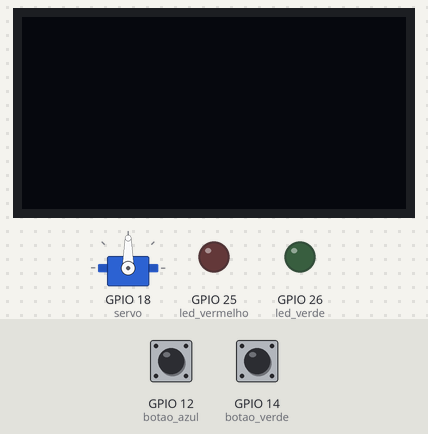
Bench run of a program on a simulated ESP32 board running MicroPython. On the bench: 128×64 one-colour display, servo, output pins drawn as LEDs (lit = HIGH). Wiring (from the project's diagram.json): blue button on GPIO 12, green button on GPIO 14, servo on GPIO 18, red LED on GPIO 25, green LED on GPIO 26. Dashed ring = blinking. The test bench sets the inputs (shaded band); at power-on: GPIO 12 (botao_azul) HIGH, GPIO 14 (botao_verde) HIGH. Servo angles are drawn from the pulse width (0.5 ms = 0°, 2.5 ms = 180°); library files of the repository ran but are not shown: ssd1306.py.

Above: at 1.2 s.
1.3 s: GPIO 12 (botao_azul) pulled LOW for 1 s
At 2.7 s:
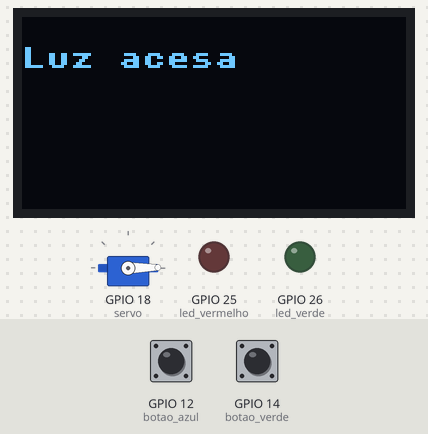
3.8 s: GPIO 14 (botao_verde) pulled LOW for 3.2 s
At 8.2 s:
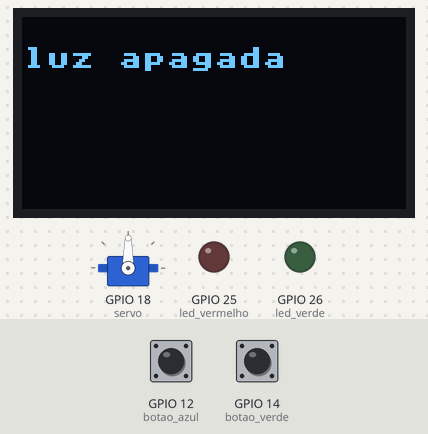
8.5 s: GPIO 12 (botao_azul) pulled LOW for 0.15 s
At 8.62 s:
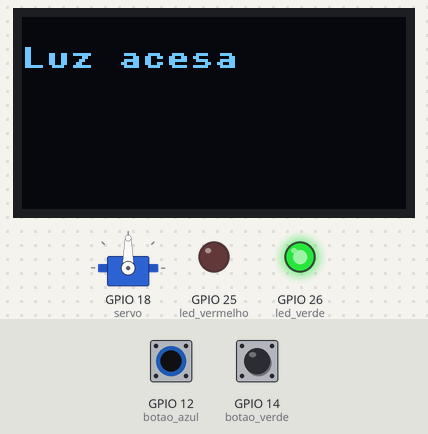
10.1 s: GPIO 12 (botao_azul) pulled LOW for 3.2 s
At 10.29 s:
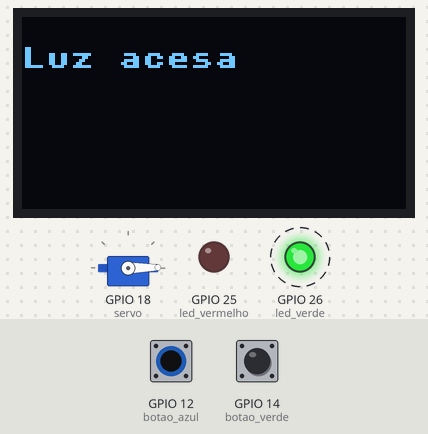
Timing chart, 0 to 14.9 s (numbered marks = the images above; inputs shaded):
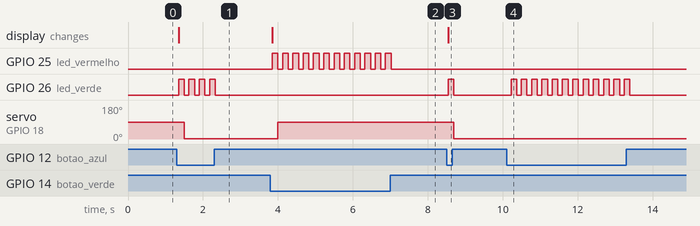

Measured:
- after the input at 1.3 s, GPIO 26 (led_verde): alternates HIGH for 0.15 s and LOW for 0.12 s, 8 changes in all, then stays LOW, starting after 0.05 s; servo on GPIO 18 (servo): 90° → 1° after 0.20 s; the display: changes after 0.05 s (image 1)
- after the input at 3.8 s, GPIO 25 (led_vermelho): alternates HIGH for 0.15 s and LOW for 0.12 s, 24 changes in all, then stays LOW, starting after 0.05 s; servo on GPIO 18 (servo): 1° → 90° after 0.20 s; the display: changes after 0.05 s (image 2)
- after the input at 8.5 s, GPIO 26 (led_verde): LOW → HIGH after 0.05 s, → LOW 0.15 s later; servo on GPIO 18 (servo): 90° → 1° after 0.20 s; the display: changes after 0.05 s (image 3)
- after the input at 10.1 s, GPIO 26 (led_verde): alternates HIGH for 0.15 s and LOW for 0.12 s, 24 changes in all, then stays LOW, starting after 0.12 s

The program:

main.py
```python
import machine
import ssd1306
import time

led_vermelho = machine.Pin(25, machine.Pin.OUT)
led_verde = machine.Pin(26, machine.Pin.OUT)

botao_verde = machine.Pin(14, machine.Pin.IN, machine.Pin.PULL_UP)
botao_azul = machine.Pin(12, machine.Pin.IN, machine.Pin.PULL_UP)

i2c = machine.I2C(0, scl=machine.Pin(22), sda=machine.Pin(21))

oled_largura = 128
oled_tamanho = 64

oled = ssd1306.SSD1306_I2C(oled_largura, oled_tamanho, i2c)


servo = machine.PWM(machine.Pin(18))
servo.freq(50)


def mover_servo(angulo):
    pmin = 26
    pmax = 128

    calculo = int(pmin + (angulo / 180) * (pmax - pmin))
    servo.duty(calculo)
mover_servo(90)

while True:
    if botao_azul.value() == 0:
        oled.fill(0)
        oled.text("Luz acesa", 0, 10)
        oled.show()
        led_verde.on()
        time.sleep(0.15)
        led_verde.off()
        mover_servo(0)
    if botao_verde.value() == 0:
        oled.fill(0)
        oled.text("luz apagada", 0, 10)
        oled.show()
        led_vermelho.on()
        time.sleep(0.15)
        led_vermelho.off()
        mover_servo(90)
    time.sleep(0.1)
```
